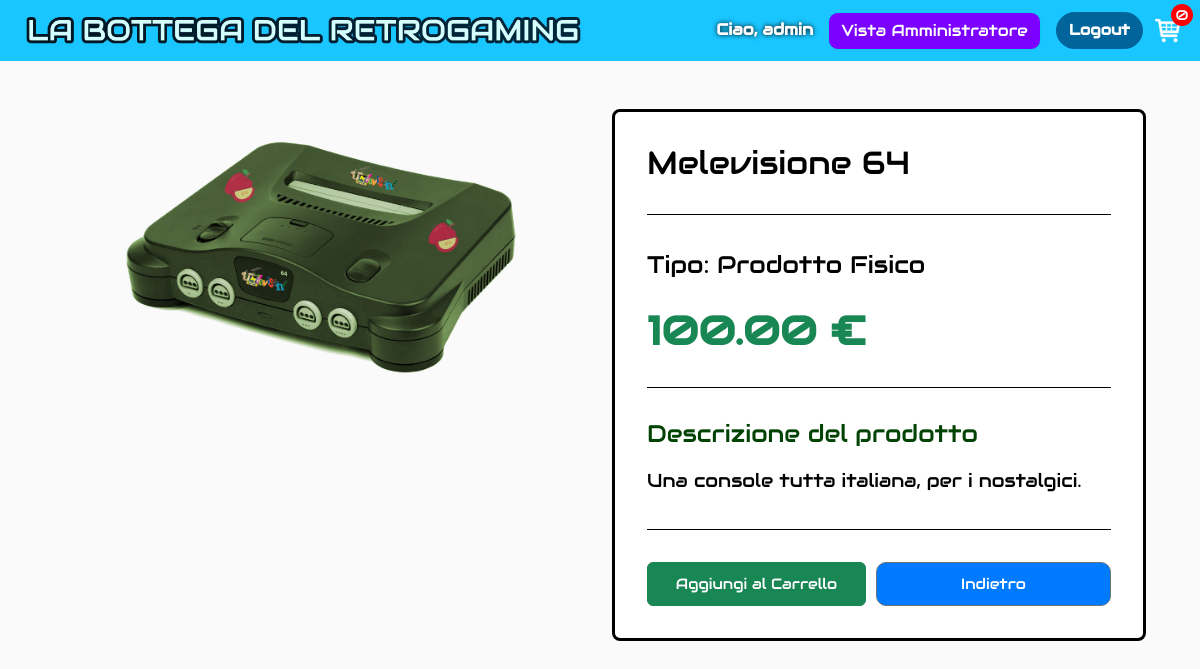
Page /product/1/ (signed in) on the committed database.
### user_management/models.py (models this page shows, shortened)
class CustomUser(AbstractUser):
    ADMIN = 'ADMIN'
    CUSTOMER = 'CUSTOMER'
    USER_TYPE_CHOICES = (
        (ADMIN, 'Admin'),
        (CUSTOMER, 'Customer'),
    )
    user_type = models.CharField(
        max_length=10,
        choices=USER_TYPE_CHOICES,
        default=CUSTOMER
    )
    name = models.CharField("Nome visualizzato", max_length=200, blank=True, null=True)
    email = models.CharField(max_length=254, blank=True, verbose_name='email address')
    def __str__(self):
        if self.name:
            return self.name
        return self.username

### bottega_retrogaming/models.py (models this page shows, shortened)
class Product(models.Model):
    name = models.CharField(max_length=200)
    price = models.DecimalField(max_digits=10, decimal_places=2)
    digital = models.BooleanField(default=False, null=True, blank=True)
    description = models.CharField("Descrizione", max_length=500, null=True, blank=True)
    image = models.ImageField(null=True, blank=True)
    @property
    def imageUrl(self):
        try:
            url = self.image.url
        except:
            url = ''
        return url

### bottega_retrogaming/views.py (the view)
# urls.py: path('product/<int:pk>/', product_detail, name='product_detail'),
def product_detail(request, pk):
    data = cartData(request)
    cartItems = data['cartItems']
    product = Product.objects.get(id=pk)
    context = {'product': product, 'cartItems': cartItems}
    return render(request, 'bottega_retrogaming/product.html', context)

### bottega_retrogaming/models.py (called while the page is built)
    @property
    def get_cart_items(self):
        orderitems = self.orderitem_set.all()
        total = sum(item.quantity for item in orderitems)
        return total

### bottega_retrogaming/utils.py (called while the page is built)
def cartData(request):
    if request.user.is_authenticated:
        customer = request.user
        try:
            order = Order.objects.get(customer=customer, complete=False)
        except Order.DoesNotExist:
            order, created = Order.objects.get_or_create(customer=customer, complete=False)
        items = order.orderitem_set.all()
        cartItems = order.get_cart_items
    else:
        cookieData = cookieCart(request)
        cartItems = cookieData['cartItems']
        order = cookieData['order']
        items = cookieData['items']
    return {'cartItems': cartItems, 'order': order, 'items': items}

### bottega_retrogaming/templates/bottega_retrogaming/product.html
{% extends 'bottega_retrogaming/main.html' %}
{% load static %}
{% block content %}
    <div class="container my-5">
        <div class="row">
            <div class="col-md-6">
                <img class="img-fluid" src="{{ product.imageUrl }}" alt="{{ product.name }}">
            </div>
            <div class="col-md-6">
                <div class="product-details-container">
                    <h2 class="product-title display-5">{{ product.name }}</h2>
                    <hr class="product-divider">
                    <p class="product-type lead">
                        <strong>Tipo:</strong>
                        {% if product.digital %}
                            Download Digitale
                        {% else %}
                            Prodotto Fisico
                        {% endif %}
                    </p>
                    <h4 class="product-price text-success my-3">{{ product.price|floatformat:2 }} €</h4>
                    <hr class="product-divider">
                    <h5 class="description-heading">Descrizione del prodotto</h5>
                    <div class="product-description">
                        {{ product.description|linebreaksbr }}
                    </div>
                    <hr class="product-divider">
                    <div class="product-actions text-end mt-4">
                        <button data-product="{{ product.id }}" data-action="add"
                                class="btn btn-success add-btn update-cart">Aggiungi al Carrello
                        </button>
                        <a href="{% url 'store' %}" class="btn btn-outline-secondary product-back">Indietro</a>
                    </div>
                </div>
            </div>
        </div>
    </div>
{% endblock content %}

### bottega_retrogaming/templates/bottega_retrogaming/main.html (shortened to what this page needs)
<!DOCTYPE html>
{% load static %}
<html lang="en">
<head>
    <link href="https://cdn.jsdelivr.net/npm/bootstrap@5.3.7/dist/css/bootstrap.min.css"
          rel="stylesheet"
>
    <link rel="stylesheet" type="text/css" href="{% static 'css/main.css' %}">
</head>
<body>
<nav class="navbar navbar-expand-lg navbar-dark bg-dark">
    <div class="container-fluid"><a class="navbar-brand" href="{% url 'store' %}">
        <img src="{% static 'images/bdretro_logo.png' %}" alt="Logo" class="logo-navbar">
    </a>
        <div class="collapse navbar-collapse" id="navbarSupportedContent">
            {% url 'login' as login_url %}
            <div class="form-inline my-2 my-lg-0 {% if request.path == login_url %}d-none{% endif %}">
                {% if user.is_authenticated %}
                    <span class="navbar-text mr-3">Ciao, {{ user.username }}</span>
                    {% if user.user_type == 'ADMIN' %}
                        <a href="{% url 'manager_view:admin_dashboard' %}"
                           id="admin-view-btn" class="btn btn-info" style="margin-right: 10px;">Vista Amministratore</a>
                    {% endif %} <form method="post" action="{% url 'logout' %}" style="display: inline;">
                        <button type="submit" class="btn btn-logout">Logout</button>
                    </form>
                {% else %}
                    <a href="{% url 'login' %}" class="btn btn-login">Login</a>
                {% endif %}
                <a href="{% url 'cart' %}">
                    <img id="cart-icon" src="{% static 'images/cart.png' %}" alt="cart-icon">
                </a>
                <p id="cart-total">{{ cartItems }}</p>
            </div>
        </div>
    </div>
</nav>
<div class="container">
    {% block content %}
    {% endblock content %}
</div>
</body>
</html>

### static/css/main.css (style rules this page uses)
body { background-color: hsl(0, 0%, 98%); font-family: 'Audiowide', sans-serif; }
h1, h2, h3, h4, h5, h6 { color: hsl(0, 0%, 30%); }
.product-actions { display: flex; gap: 10px; }
.product-actions .btn { flex-grow: 1; flex-basis: 0; font-size: 0.93rem; }
.bg-dark { background-color: #1ac6ff !important; }
.logo-navbar { height: 35px; width: auto; vertical-align: middle; margin-right: 8px; }
#cart-icon { width: 25px; display: inline-block; margin-left: 15px; position: relative; left: -8px; }
#cart-total { position: absolute; right: 7px; top: 4px; display: flex; justify-content: center; align-items: center; color: #fff; background-color: red; width: 22px; height: 22px; border-radius: 50%; font-size: 14px; }
.btn-login, .btn-logout { border-radius: 25px; background-color: #01649b; border-color: #01649b; color: #ffffff; font-size: 15px; font-weight: bold; }
.navbar-text { color: white; text-shadow: 0 0 5px #000; font-weight: 700; }
#admin-view-btn { background-color: #7c00ff; color: white; border-radius: 10px; margin-left: 10px; }
.product-details-container { background-color: white; padding: 2rem; border-radius: 8px; border: solid black; }
.product-title { font-size: 2rem; font-weight: 500; color: black; margin-bottom: 1rem; }
.product-type.lead { color: black; font-size: 1.5rem; margin-bottom: 1.5rem; }
.product-price { font-size: 2.5rem; font-weight: 700; }
.description-heading { margin-top: 1.5rem; font-weight: 400; color: #014303; font-size: 1.5rem; margin-bottom: 1rem; }
.product-description { color: black; font-size: 1.17rem; line-height: 1.7; text-align: justify; }
.product-divider { border: 0; opacity: 80; background-color: black; height: 1px; margin: 2rem 0; }
.product-back { background-color: #007bff; color: white; border-radius: 10px; padding: 10px 20px; text-decoration: none; }

### rows in the picture
CustomUser: username "admin"
Product: imageUrl (picture), name "Melevisione 64", price "100.00", description "Una console tutta italiana, per i nostalgici."

### other values in the picture
{{ cartItems }} "0"
